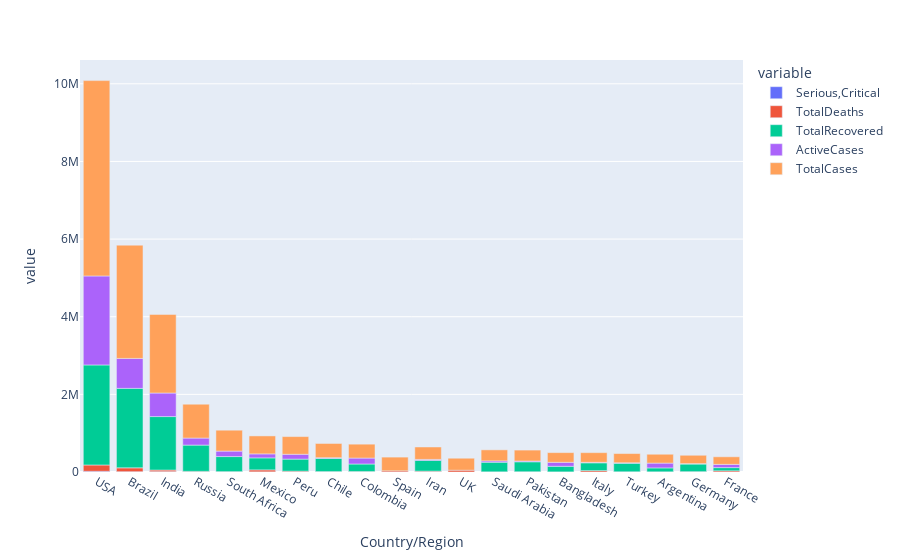

Notebook cell for this chart:
### Code cell
px.bar(world_data.iloc[0:20], x='Country/Region', y=['Serious,Critical','TotalDeaths', 'TotalRecovered', 'ActiveCases', 'TotalCases'])

### Figure 1 — Plotly figure (JSON) as saved in the notebook; plotly's stock layout.template omitted (floating-point values rounded to 4 significant figures)
{"data": [{"alignmentgroup": "True", "hovertemplate": "variable=Serious,Critical<br>Country/Region=%{x}<br>value=%{y}<extra></extra>", "legendgroup": "Serious,Critical", "marker": {"color": "#636efa", "pattern": {"shape": ""}}, "name": "Serious,Critical", "offsetgroup": "Serious,Critical", "orientation": "v", "showlegend": true, "textposition": "auto", "type": "bar", "x": ["USA", "Brazil", "India", "Russia", "South Africa", "Mexico", "Peru", "Chile", "Colombia", "Spain", "Iran", "UK", "Saudi Arabia", "Pakistan", "Bangladesh", "Italy", "Turkey", "Argentina", "Germany", "France"], "xaxis": "x", "y": [18296, 8318, 8944, 2300, 539, 3987, 1426, 1358, 1493, 617, 4156, 73, 1915, 809, null, 42, 580, 1150, 236, 384], "yaxis": "y"}, {"alignmentgroup": "True", "hovertemplate": "variable=TotalDeaths<br>Country/Region=%{x}<br>value=%{y}<extra></extra>", "legendgroup": "TotalDeaths", "marker": {"color": "#EF553B", "pattern": {"shape": ""}}, "name": "TotalDeaths", "offsetgroup": "TotalDeaths", "orientation": "v", "showlegend": true, "textposition": "auto", "type": "bar", "x": ["USA", "Brazil", "India", "Russia", "South Africa", "Mexico", "Peru", "Chile", "Colombia", "Spain", "Iran", "UK", "Saudi Arabia", "Pakistan", "Bangladesh", "Italy", "Turkey", "Argentina", "Germany", "France"], "xaxis": "x", "y": [162804, 98644, 41638, 14606, 9604, 50517, 20424, 9889, 11939, 28500, 17976, 46413, 3055, 6035, 3306, 35187, 5798, 4251, 9252, 30312], "yaxis": "y"}, {"alignmentgroup": "True", "hovertemplate": "variable=TotalRecovered<br>Country/Region=%{x}<br>value=%{y}<extra></extra>", "legendgroup": "TotalRecovered", "marker": {"color": "#00cc96", "pattern": {"shape": ""}}, "name": "TotalRecovered", "offsetgroup": "TotalRecovered", "orientation": "v", "showlegend": true, "textposition": "auto", "type": "bar", "x": ["USA", "Brazil", "India", "Russia", "South Africa", "Mexico", "Peru", "Chile", "Colombia", "Spain", "Iran", "UK", "Saudi Arabia", "Pakistan", "Bangladesh", "Italy", "Turkey", "Argentina", "Germany", "France"], "xaxis": "x", "y": [2576668, 2047660, 1377384, 676357, 387316, 308848, 310337, 340168, 192355, null, 277463, null, 247089, 256058, 143824, 201323, 220546, 99852, 196200, 82460], "yaxis": "y"}, {"alignmentgroup": "True", "hovertemplate": "variable=ActiveCases<br>Country/Region=%{x}<br>value=%{y}<extra></extra>", "legendgroup": "ActiveCases", "marker": {"color": "#ab63fa", "pattern": {"shape": ""}}, "name": "ActiveCases", "offsetgroup": "ActiveCases", "orientation": "v", "showlegend": true, "textposition": "auto", "type": "bar", "x": ["USA", "Brazil", "India", "Russia", "South Africa", "Mexico", "Peru", "Chile", "Colombia", "Spain", "Iran", "UK", "Saudi Arabia", "Pakistan", "Bangladesh", "Italy", "Turkey", "Argentina", "Germany", "France"], "xaxis": "x", "y": [2292707, 771258, 606387, 180931, 141264, 103325, 124648, 16614, 153416, null, 24678, null, 34082, 19770, 102521, 12694, 10921, 124092, 9758, 82861], "yaxis": "y"}, {"alignmentgroup": "True", "hovertemplate": "variable=TotalCases<br>Country/Region=%{x}<br>value=%{y}<extra></extra>", "legendgroup": "TotalCases", "marker": {"color": "#FFA15A", "pattern": {"shape": ""}}, "name": "TotalCases", "offsetgroup": "TotalCases", "orientation": "v", "showlegend": true, "textposition": "auto", "type": "bar", "x": ["USA", "Brazil", "India", "Russia", "South Africa", "Mexico", "Peru", "Chile", "Colombia", "Spain", "Iran", "UK", "Saudi Arabia", "Pakistan", "Bangladesh", "Italy", "Turkey", "Argentina", "Germany", "France"], "xaxis": "x", "y": [5032179, 2917562, 2025409, 871894, 538184, 462690, 455409, 366671, 357710, 354530, 320117, 308134, 284226, 281863, 249651, 249204, 237265, 228195, 215210, 195633], "yaxis": "y"}], "layout": {"barmode": "relative", "legend": {"title": {"text": "variable"}, "tracegroupgap": 0}, "margin": {"t": 60}, "xaxis": {"anchor": "y", "domain": [0, 1], "title": {"text": "Country/Region"}}, "yaxis": {"anchor": "x", "domain": [0, 1], "title": {"text": "value"}}}}
